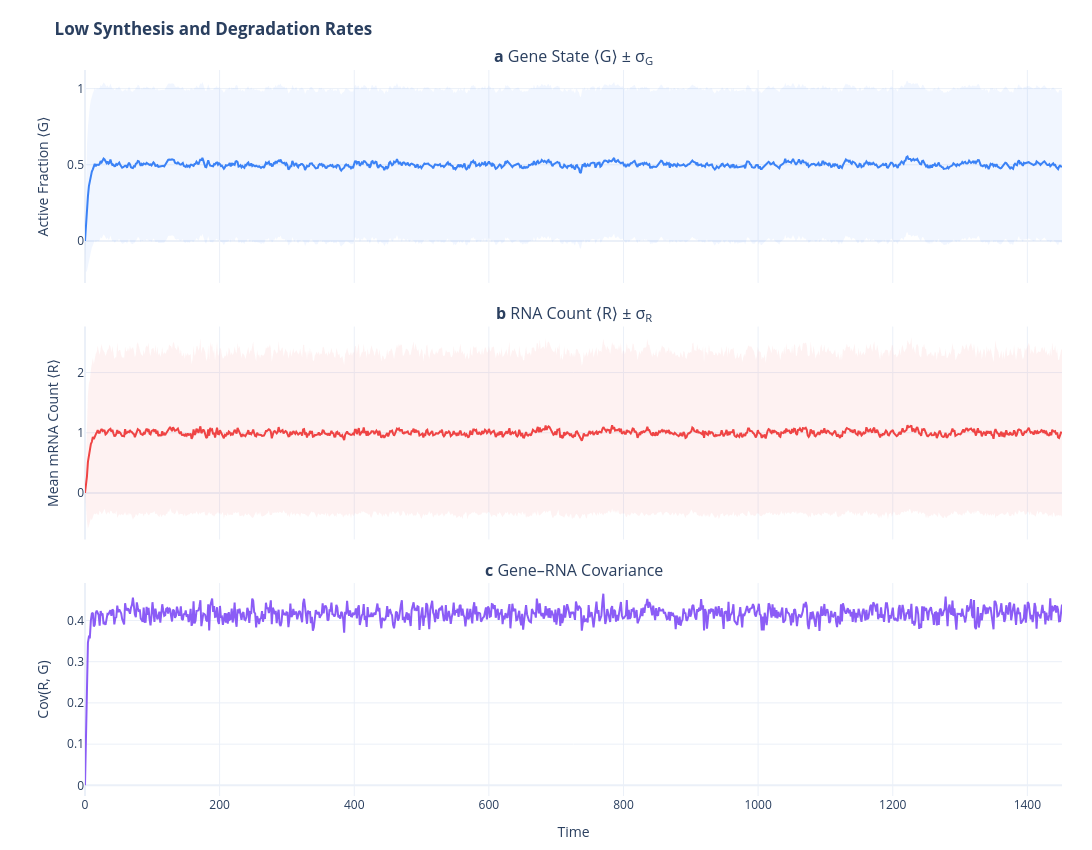

This figure's notebook cell:
### Markdown cell above
**2b. Low expression** ($k_{\text{syn}}/k_{\text{deg}} = 2/1 = 2$)

Expect a **low ⟨R⟩** (few molecules), where discreteness makes relative noise large.

### Code cell
run_experiment(
    title="Low Synthesis and Degradation Rates",
    k_syn=2.0,
    k_deg=1.0
)

### Figure 1 — Plotly figure (JSON) as saved in the notebook; plotly's stock layout.template omitted (floating-point values rounded to 4 significant figures; data arrays with more than 128 entries replaced by an {"elided": "..."} marker saying what was removed)
{"data": [{"hoverinfo": "skip", "line": {"width": 0}, "showlegend": false, "type": "scatter", "x": {"elided": "1000 float values"}, "xaxis": "x", "y": {"elided": "1000 float values"}, "yaxis": "y"}, {"fill": "tonexty", "fillcolor": "rgba(59, 130, 246, 0.07)", "hoverinfo": "skip", "line": {"width": 0}, "showlegend": false, "type": "scatter", "x": {"elided": "1000 float values"}, "xaxis": "x", "y": {"elided": "1000 float values"}, "yaxis": "y"}, {"hovertemplate": "⟨G⟩ = %{y:.3f}<extra></extra>", "line": {"color": "#3B82F6", "width": 2}, "showlegend": false, "type": "scatter", "x": {"elided": "1000 float values"}, "xaxis": "x", "y": {"elided": "1000 float values"}, "yaxis": "y"}, {"hoverinfo": "skip", "line": {"width": 0}, "showlegend": false, "type": "scatter", "x": {"elided": "1000 float values"}, "xaxis": "x2", "y": {"elided": "1000 float values"}, "yaxis": "y2"}, {"fill": "tonexty", "fillcolor": "rgba(239, 68, 68, 0.07)", "hoverinfo": "skip", "line": {"width": 0}, "showlegend": false, "type": "scatter", "x": {"elided": "1000 float values"}, "xaxis": "x2", "y": {"elided": "1000 float values"}, "yaxis": "y2"}, {"hovertemplate": "⟨R⟩ = %{y:.1f}<extra></extra>", "line": {"color": "#EF4444", "width": 2}, "showlegend": false, "type": "scatter", "x": {"elided": "1000 float values"}, "xaxis": "x2", "y": {"elided": "1000 float values"}, "yaxis": "y2"}, {"hovertemplate": "Cov = %{y:.3f}<extra></extra>", "line": {"color": "#8B5CF6", "width": 2}, "showlegend": false, "type": "scatter", "x": {"elided": "1000 float values"}, "xaxis": "x3", "y": {"elided": "1000 float values"}, "yaxis": "y3"}], "layout": {"annotations": [{"font": {"size": 16}, "showarrow": false, "text": "<b>a</b> Gene State ⟨G⟩ ± σ<sub>G</sub>", "x": 0.5, "xanchor": "center", "xref": "paper", "y": 1, "yanchor": "bottom", "yref": "paper"}, {"font": {"size": 16}, "showarrow": false, "text": "<b>b</b> RNA Count ⟨R⟩ ± σ<sub>R</sub>", "x": 0.5, "xanchor": "center", "xref": "paper", "y": 0.6467, "yanchor": "bottom", "yref": "paper"}, {"font": {"size": 16}, "showarrow": false, "text": "<b>c</b> Gene–RNA Covariance", "x": 0.5, "xanchor": "center", "xref": "paper", "y": 0.2933, "yanchor": "bottom", "yref": "paper"}], "height": 850, "hovermode": "x", "margin": {"b": 50, "l": 85, "r": 30, "t": 70}, "title": {"text": "<b>Low Synthesis and Degradation Rates</b>"}, "width": 1100, "xaxis": {"anchor": "y", "domain": [0, 1], "matches": "x3", "showticklabels": false}, "xaxis2": {"anchor": "y2", "domain": [0, 1], "matches": "x3", "showticklabels": false}, "xaxis3": {"anchor": "y3", "domain": [0, 1], "title": {"text": "Time"}}, "yaxis": {"anchor": "x", "domain": [0.7067, 1], "title": {"text": "Active Fraction ⟨G⟩"}}, "yaxis2": {"anchor": "x2", "domain": [0.3533, 0.6467], "title": {"text": "Mean mRNA Count ⟨R⟩"}}, "yaxis3": {"anchor": "x3", "domain": [0, 0.2933], "title": {"text": "Cov(R, G)"}}}}
